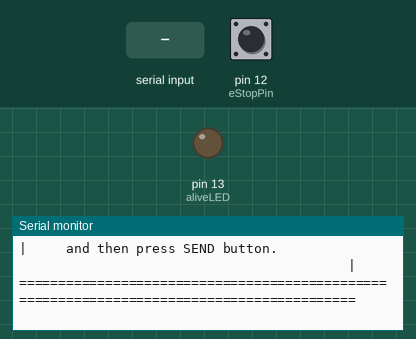
A sketch run on a simulated Arduino Uno, built with avr-gcc and run on an emulated ATmega328P. On the bench: output pins drawn as LEDs (lit = HIGH), the last lines printed to the serial monitor. The test bench sets the inputs (shaded band); at power-on: pin 12 (eStopPin) HIGH.

Above: at 1.4 s.
1.5 s: "stop" received over Serial
At 2.84 s:
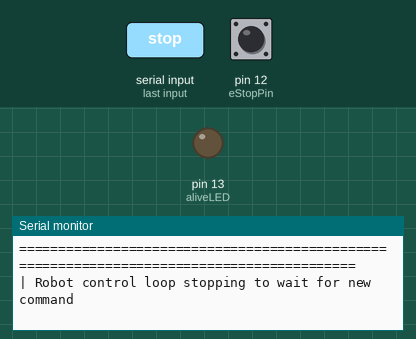
4.0 s: "move" received over Serial
At 7.0 s:
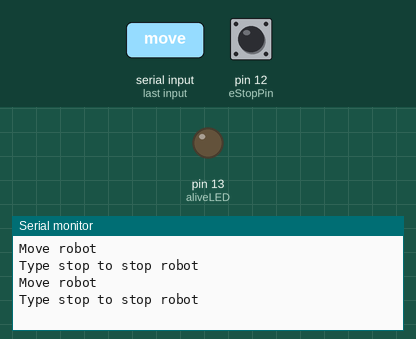

Measured:
- after the input at 1.5 s, the serial monitor: prints a new line after 1.0 s (image 1)
- after the input at 4.0 s, the serial monitor: prints a new line after 1.0 s (image 2)

The sketch:

tutorial_4.ino.ino
```cpp
/****************************************************************************************************************************
   Step 0) Add a clear descriptive title block at the top of your robot code
   Example Title block follows:
   Title: 2018 Fun-Robo Simple Arduino Robot Controller (ENGR 3390 Tutorial 4)
   Description: This structure temlate contains a SENSE-THINK-ACT data flow to allow a Robot to perform a sequence of meta-behaviors in soft-real-tie based on direct
   text commands from a human operator.
   Robot Name?: ***add name here*** Example; TutorialBot 1
   What does code do? ****give a short description of what code does**** Example: poll operator,
   carry out operator text input, loop indefinitely
   Hardware warnings: Turn e-stop motor power on AFTER starting this code
   Created by D.Barret June 2018
 * **************************************************************************************************************************
*/

// TODO: Add directions for future work on code here in this section
// Example: TODO: add sensors to sense section, add motors to act section

//==========================================================================================================================
// Load supporting Arduino Libraries
//==========================================================================================================================
#include <Servo.h> //example of loading ServoMotors library

//==========================================================================================================================
// Create and initialize global variables, objects and constants (containers for all data)
//==========================================================================================================================
const int aliveLED = 13;          // create a name for "robot alive" blinky light pin
const int eStopPin = 12;          // create a name for pin connected to ESTOP switch
boolean aliveLEDState = true;     // create a name for alive blinky light state to be sued with timer
boolean ESTOP = true;             // create a name for Emergency stop of all motors
boolean realTimeRunStop = true;   // create a name for real time control loop flag
String command = "stop    ";      // create a String object name for operator command string
String loopError = "no error";    // create a String for the real time control loop error system
unsigned long oldLoopTime = 0;    // create a name for past loop time in milliseconds
unsigned long newLoopTime = 0;    // create a name for new loop time in milliseconds
unsigned long cycleTime = 0;      // create a name for elapsed loop cycle time
const long controlLoopInterval = 1000; // create a name for control loop cycle time in milliseconds


//==========================================================================================================================
// Startup code to configure robot and pretest all robot functionality (to run once)
// and code to setup robot mission for launch
//==========================================================================================================================
void setup() {
  // Step 1) Put your robot setup code here, to run once;
  pinMode(aliveLED, OUTPUT);        // initialize aliveLED pin as an output
  pinMode(eStopPin, INPUT_PULLUP);  // use internal pull-up on ESTOP switch input pin, this pin is connected to switch connected to ground
  Serial.begin(9600);               // start serial communications at 9600 baud
  Serial.println("Robot Controller Starting Up! Watch your fingers!");

  // Step 2) Put your robot missions setup code here, to run once;
}

//==========================================================================================================================
// Flight code to run continuously until robot is powered down
//==========================================================================================================================
void loop() {
  // Step 3) Put Operator-Input-to-Robot and Robot-Reports-Back-State code in non-real-time "outer" loop:
  // Put real-time dependant sense-think-act control in the inner loop -> this stuff is not real time dependent, you give it a command and it do

  // GET Operater Control Unit (OCU) Input:
  command = getOperatorInput();                         // get operator input from serial monitor
  if (command == "stop") realTimeRunStop = false;       // skip real time inner loop
  else realTimeRunStop = true;                          // Set loop flag to run = true

  // Step 4) Put your main flight code into "inner" soft-real-time while loop structure below, to run repeatedly,
  // at a known fixed "real-time" periodic interval. This "soft-real-time" loop timing structure, runs fast
  // flight control code once every controlLoopInterval.


  //real time loop starts now
  while (realTimeRunStop == true) {                    // if OCU-Stop not commanded, run control loop

    // Check if operator inputs a command during real-time loop execution
    if (Serial.available() > 0) {                     // check to see if operator typed at OCU
      realTimeRunStop = false;                        //if OCU input typed, stop control loop
      command = Serial.readString();                  // read command string to clear buffer
      break;                                          // break out of real time loop
    }
    else {
      realTimeRunStop = true; // if no operator input, run real time loop
    }

    // Real-Time clock control. Check to see if one clock cycle has elapsed before running this control code
    newLoopTime = millis();                                             // get current Arduino time (50 days till wrap)
    if (newLoopTime - oldLoopTime >= controlLoopInterval) {             // if true run flight code
      oldLoopTime = newLoopTime;                                        // reset time stamp
      blinkAliveLED();                                                  // toggle blinky alive light

      // SENSE
      // TODO add sensor code here

      // THINK
      // pick robot behavior based on operator input command typed at console
      if ( command == "stop" ) {
        Serial.println("Stop Robot");
        realTimeRunStop = false;      // exit real time control loop
        break;
      }
      else if (command == "move") {  // Move robot to Operator commanded position
        Serial.println("Move robot ");
        Serial.println("Type stop to stop robot");
        realTimeRunStop = true;      // don't exit loop after running once
      }
      else if (command == "idle") {  // Make robot alive with small motions
        Serial.println("Idle Robot");
        Serial.println("Type stop to stop robot");
        realTimeRunStop = true;      // run loop continually
      }
      else
      {
        Serial.println("******* WARNING ******** Invalid Input, Robot Stopped, Please try again!");
        realTimeRunStop = false;
      }

      // ACT
      ESTOP = digitalRead(eStopPin);                  // check ESTOP

      // Check to see if all code ran successfully in one real-time increment
      cycleTime = millis() - newLoopTime;               // calculate loop execution time
      if ( cycleTime > controlLoopInterval) {
        Serial.println("****************************************");
        Serial.println("error - real time has failed, stop robot!");  // loop took too long to run
        Serial.print("100 ms real-time loop took = ");
        Serial.println(cycleTime);                                    // print loop time
        Serial.println("****************************************");
        break;                                                        // break out of real-time inner loop
      }

    } // end of "if (newLoopTime - oldLoopTime >= controlLoopInterval)" real-time loop structure
  } // end of "inner" "while(realTimeRunStop == true)"

  // SEND Robot State to Operator Control Unit(OCU)
  Serial.println("==========================================================================================");
  Serial.println("| Robot control loop stopping to wait for new command ");         // send robot status to operator
  if (ESTOP == true) Serial.println("| Robot motors E-Stopped by external switch");  // send E-Stop message to OCU

  // real-time-loop ends here

} // end of "outer void loop()
//==========================================================================================================================
// END OF Flight Code
//==========================================================================================================================

// OCU Functions
String getOperatorInput() {
  //This funtion prints operator command options on the serial console and prompts
  // operator to input desired robot command
  Serial.println("==========================================================================================");
  Serial.println("| Robot Behavior-Commands: move (moves robot), stop (e-stops motors), idle (robot idles) |");
  Serial.println("|                                                                                        |");
  Serial.println("|     Please type desired robot behavior in command line at the top of this window       |");
  Serial.println("|     and then press SEND button.                                                        |");
  Serial.println("==========================================================================================");
  while (Serial.available() == 0) {};                  // do nothing until operator input typed
  command = Serial.readString();                       // read command string
  Serial.print("| New robot behavior command is:   "); // give command feedback to operator
  Serial.println(command);
  Serial.println("| Type 'stop' to stop control loop and wait for new command                              |");
  Serial.println("==========================================================================================");
  return command;
}

// Realtime loop functions

void blinkAliveLED() {
  // This function toggle state of aliveLED blinky light LED
  // if the LED is off turn it on and vice-versa:
  if (aliveLEDState = LOW) {
    aliveLEDState = HIGH;
  }
  else {
    aliveLEDState = LOW;
  }
  // set the LED with the ledState of the variable:
  digitalWrite(aliveLED, aliveLEDState);
}
```
